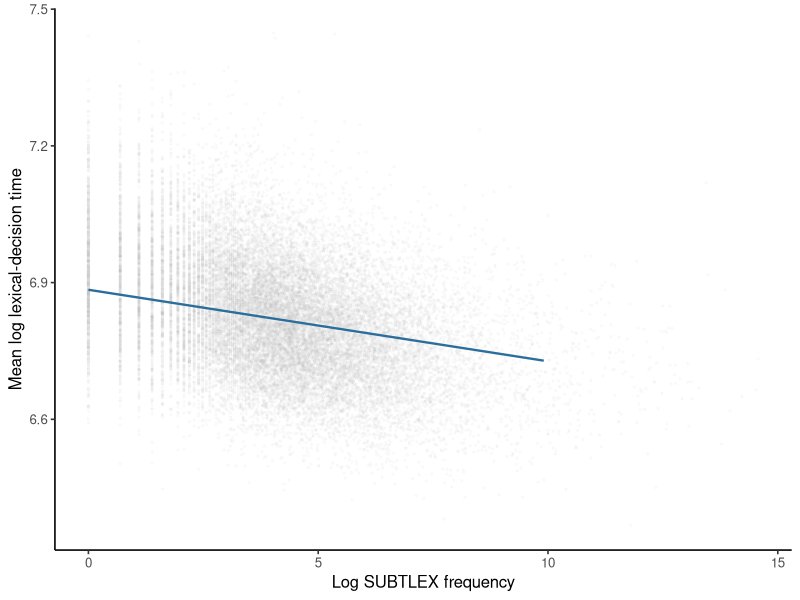
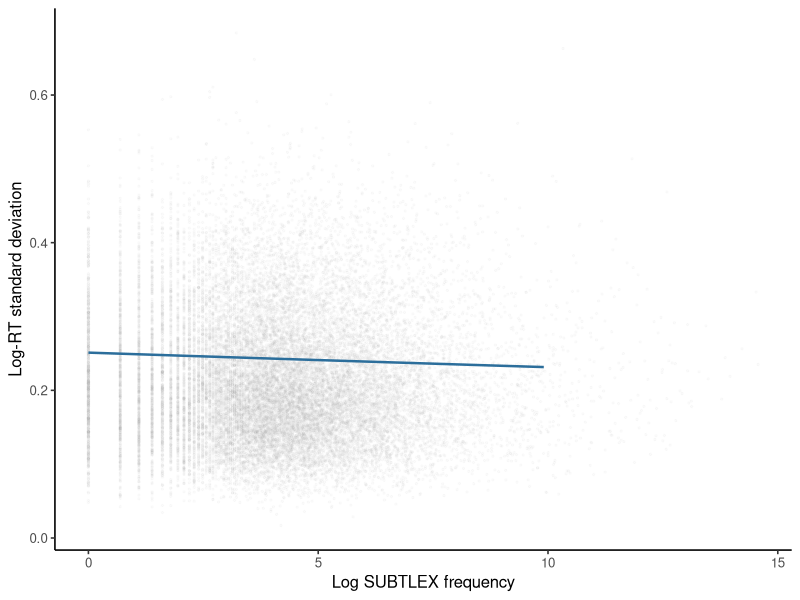

Write the R code that produced these figures, in order.
## ---- chunk 1
#| label: fit-mald-distributional-regression
library(ggplot2)

mald <- read.csv("data/mald/mald-items.csv", stringsAsFactors = FALSE)
mald$log_frequency_c <-
  mald$log_frequency_subtlex - mean(mald$log_frequency_subtlex)
mald$log_duration_c <- mald$log_duration - mean(mald$log_duration)
mald$n_phones_c <- mald$n_phones - mean(mald$n_phones)

X_mu <- model.matrix(
  ~ log_frequency_c + log_duration_c + n_phones_c,
  data = mald
)
Z_constant <- matrix(1, nrow = nrow(mald), ncol = 1L)
Z_frequency <- model.matrix(~ log_frequency_c, data = mald)

negative_log_likelihood <- function(parameters, X, Z, data) {
  n_beta <- ncol(X)
  beta <- parameters[seq_len(n_beta)]
  gamma <- parameters[n_beta + seq_len(ncol(Z))]
  mu <- drop(X %*% beta)
  log_sigma <- drop(Z %*% gamma)
  sigma_squared <- exp(2 * log_sigma)
  squared_error <-
    (data$n_observations - 1) * data$variance_log_rt +
    data$n_observations * (data$mean_log_rt - mu)^2

  .5 * sum(
    data$n_observations * log(2 * pi) +
      2 * data$n_observations * log_sigma +
      squared_error / sigma_squared
  )
}

weighted_mean_fit <- lm(
  mean_log_rt ~ log_frequency_c + log_duration_c + n_phones_c,
  data = mald,
  weights = n_observations
)
initial_beta <- coef(weighted_mean_fit)
initial_sigma <- sqrt(sum(
  (mald$n_observations - 1) * mald$variance_log_rt +
    mald$n_observations * residuals(weighted_mean_fit)^2
) / sum(mald$n_observations))

constant_scale_fit <- optim(
  c(initial_beta, log(initial_sigma)),
  negative_log_likelihood,
  X = X_mu,
  Z = Z_constant,
  data = mald,
  method = "BFGS",
  control = list(maxit = 2000L, reltol = 1e-11)
)
frequency_scale_fit <- optim(
  c(initial_beta, log(initial_sigma), 0),
  negative_log_likelihood,
  X = X_mu,
  Z = Z_frequency,
  data = mald,
  method = "BFGS",
  hessian = TRUE,
  control = list(maxit = 4000L, reltol = 1e-11)
)

n_beta <- ncol(X_mu)
parameter_names <- c(
  paste0("mu_", colnames(X_mu)),
  paste0("log_sigma_", colnames(Z_frequency))
)
coefficient_table <- data.frame(
  term = parameter_names,
  estimate = frequency_scale_fit$par
)

model_comparison <- data.frame(
  model = c("constant scale", "frequency-dependent scale"),
  parameters = c(
    length(constant_scale_fit$par),
    length(frequency_scale_fit$par)
  ),
  negative_log_likelihood = c(
    constant_scale_fit$value,
    frequency_scale_fit$value
  )
)
model_comparison$aic <-
  2 * model_comparison$negative_log_likelihood +
  2 * model_comparison$parameters

stopifnot(
  constant_scale_fit$convergence == 0L,
  frequency_scale_fit$convergence == 0L
)

coefficient_table
model_comparison
## ---- chunk 2
#| label: check-mald-distributional-curvature
data.frame(
  minimum_hessian_eigenvalue = min(eigen(
    frequency_scale_fit$hessian,
    symmetric = TRUE,
    only.values = TRUE
  )$values)
)
## ---- chunk 3
#| label: plot-mald-distributional-regression
#| fig-cap: "MALD item means and within-item standard deviations with fitted mean and scale relations at observed mean duration and phone count."
grid <- data.frame(
  log_frequency_subtlex = seq(
    quantile(mald$log_frequency_subtlex, .01),
    quantile(mald$log_frequency_subtlex, .99),
    length.out = 160L
  )
)
grid$log_frequency_c <-
  grid$log_frequency_subtlex - mean(mald$log_frequency_subtlex)
grid$log_duration_c <- 0
grid$n_phones_c <- 0
X_grid <- model.matrix(
  ~ log_frequency_c + log_duration_c + n_phones_c,
  data = grid
)
Z_grid <- model.matrix(~ log_frequency_c, data = grid)
grid$fitted_mean <- drop(
  X_grid %*% frequency_scale_fit$par[seq_len(n_beta)]
)
grid$fitted_sd <- exp(drop(
  Z_grid %*%
    frequency_scale_fit$par[n_beta + seq_len(ncol(Z_frequency))]
))

location_opacity <- 0.05
scale_opacity <- 0.045
ggplot(mald, aes(log_frequency_subtlex, mean_log_rt)) +
  geom_point(color = "grey70", alpha = location_opacity, size = 0.5) +
  geom_line(data = grid, aes(y = fitted_mean), color = "#2C6E9B", linewidth = 0.8) +
  labs(x = "Log SUBTLEX frequency", y = "Mean log lexical-decision time") +
  theme_classic(base_size = 12)
## ---- chunk 4
#| label: plot-mald-distributional-scale
#| fig-cap: "Observed within-item log-RT standard deviations and the fitted frequency-dependent scale."
ggplot(mald, aes(log_frequency_subtlex, sd_log_rt)) +
  geom_point(color = "grey70", alpha = scale_opacity, size = 0.5) +
  geom_line(data = grid, aes(y = fitted_sd), color = "#2C6E9B", linewidth = 0.85) +
  labs(x = "Log SUBTLEX frequency", y = "Log-RT standard deviation") +
  theme_classic(base_size = 12)
